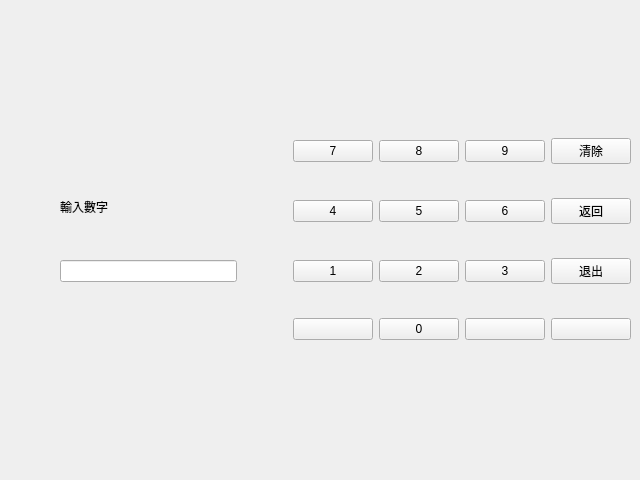
<?xml version="1.0" encoding="UTF-8"?>
<ui version="4.0">
 <class>MainWindow</class>
 <widget class="QMainWindow" name="MainWindow">
  <property name="geometry">
   <rect>
    <x>0</x>
    <y>0</y>
    <width>640</width>
    <height>480</height>
   </rect>
  </property>
  <property name="windowTitle">
   <string>MainWindow</string>
  </property>
  <widget class="QWidget" name="centralwidget">
   <widget class="QWidget" name="horizontalLayoutWidget">
    <property name="geometry">
     <rect>
      <x>10</x>
      <y>10</y>
      <width>621</width>
      <height>461</height>
     </rect>
    </property>
    <layout class="QHBoxLayout" name="horizontalLayout">
     <item>
      <layout class="QVBoxLayout" name="verticalLayout_input">
       <property name="leftMargin">
        <number>50</number>
       </property>
       <property name="topMargin">
        <number>150</number>
       </property>
       <property name="rightMargin">
        <number>50</number>
       </property>
       <property name="bottomMargin">
        <number>150</number>
       </property>
       <item>
        <widget class="QLabel" name="label_3">
         <property name="sizePolicy">
          <sizepolicy hsizetype="Preferred" vsizetype="Maximum">
           <horstretch>0</horstretch>
           <verstretch>0</verstretch>
          </sizepolicy>
         </property>
         <property name="text">
          <string>輸入數字</string>
         </property>
        </widget>
       </item>
       <item>
        <widget class="QLineEdit" name="lineEdit_3"/>
       </item>
      </layout>
     </item>
     <item>
      <layout class="QGridLayout" name="gridLayout_keyboard" columnstretch="0,0,0,0">
       <property name="topMargin">
        <number>100</number>
       </property>
       <property name="bottomMargin">
        <number>100</number>
       </property>
       <item row="6" column="1">
        <widget class="QPushButton" name="pushButton_0">
         <property name="text">
          <string>0</string>
         </property>
        </widget>
       </item>
       <item row="4" column="0">
        <widget class="QPushButton" name="pushButton_4">
         <property name="text">
          <string>4</string>
         </property>
        </widget>
       </item>
       <item row="4" column="1">
        <widget class="QPushButton" name="pushButton_5">
         <property name="text">
          <string>5</string>
         </property>
        </widget>
       </item>
       <item row="6" column="2">
        <widget class="QPushButton" name="pushButton_empty2">
         <property name="text">
          <string/>
         </property>
        </widget>
       </item>
       <item row="6" column="0">
        <widget class="QPushButton" name="pushButton_empty1">
         <property name="text">
          <string/>
         </property>
        </widget>
       </item>
       <item row="5" column="3">
        <widget class="QPushButton" name="pushButton_exit">
         <property name="text">
          <string>退出</string>
         </property>
        </widget>
       </item>
       <item row="5" column="1">
        <widget class="QPushButton" name="pushButton_2">
         <property name="text">
          <string>2</string>
         </property>
        </widget>
       </item>
       <item row="3" column="0">
        <widget class="QPushButton" name="pushButton_7">
         <property name="text">
          <string>7</string>
         </property>
        </widget>
       </item>
       <item row="3" column="1">
        <widget class="QPushButton" name="pushButton_8">
         <property name="text">
          <string>8</string>
         </property>
        </widget>
       </item>
       <item row="3" column="2">
        <widget class="QPushButton" name="pushButton_9">
         <property name="text">
          <string>9</string>
         </property>
        </widget>
       </item>
       <item row="3" column="3">
        <widget class="QPushButton" name="pushButton_clear">
         <property name="text">
          <string>清除</string>
         </property>
        </widget>
       </item>
       <item row="4" column="3">
        <widget class="QPushButton" name="pushButton_back">
         <property name="text">
          <string>返回</string>
         </property>
        </widget>
       </item>
       <item row="6" column="3">
        <widget class="QPushButton" name="pushButton_empty3">
         <property name="enabled">
          <bool>true</bool>
         </property>
         <property name="text">
          <string/>
         </property>
        </widget>
       </item>
       <item row="5" column="2">
        <widget class="QPushButton" name="pushButton_3">
         <property name="text">
          <string>3</string>
         </property>
        </widget>
       </item>
       <item row="4" column="2">
        <widget class="QPushButton" name="pushButton_6">
         <property name="text">
          <string>6</string>
         </property>
        </widget>
       </item>
       <item row="5" column="0">
        <widget class="QPushButton" name="pushButton_1">
         <property name="text">
          <string>1</string>
         </property>
        </widget>
       </item>
      </layout>
     </item>
    </layout>
   </widget>
  </widget>
 </widget>
 <resources/>
 <connections/>
</ui>
